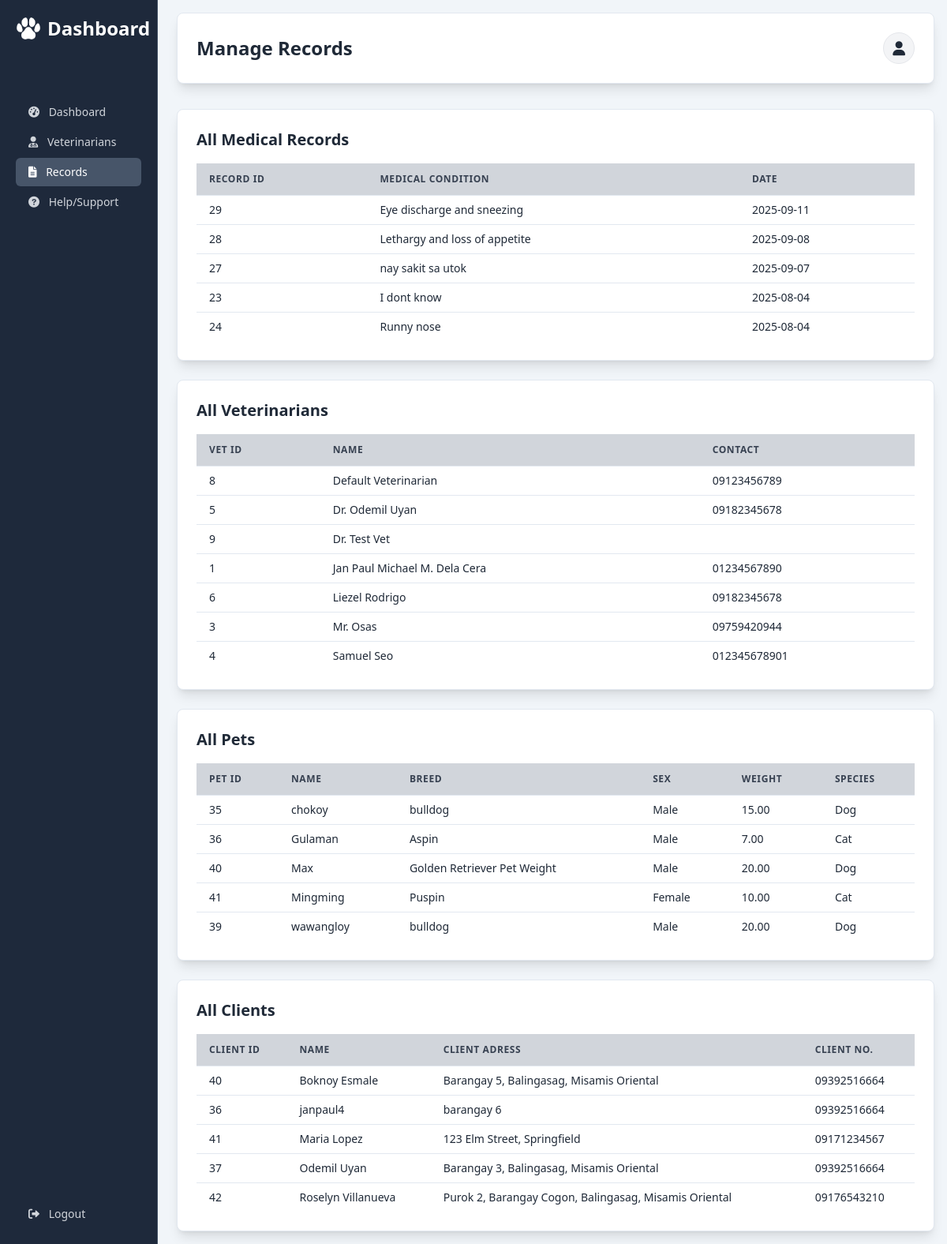
The app's page /admin/records.php with its own data.
### tables this page shows
CREATE TABLE `medical_records` (
  `record_id` int(11) NOT NULL,
  `pet_id` int(11) DEFAULT NULL,
  `date` date DEFAULT NULL,
  `medical_condition` text DEFAULT NULL,
  `medical_diagnosis` text DEFAULT NULL,
  `medical_symptoms` text DEFAULT NULL,
  `medical_treatment` text DEFAULT NULL,
  `updated_at` timestamp NULL DEFAULT NULL,
  `status` tinyint(1) NOT NULL DEFAULT 1,
  `record_date` date NOT NULL DEFAULT curdate()
);

CREATE TABLE `veterinarian` (
  `vet_id` int(11) NOT NULL,
  `vet_name` varchar(100) DEFAULT NULL,
  `vet_contact_number` varchar(15) DEFAULT NULL,
  `vet_username` varchar(50) DEFAULT NULL,
  `vet_password` varchar(100) DEFAULT NULL
);

CREATE TABLE `pet` (
  `pet_id` int(11) NOT NULL,
  `pet_name` varchar(100) DEFAULT NULL,
  `pet_sex` varchar(10) DEFAULT NULL,
  `pet_weight` decimal(5,2) DEFAULT NULL,
  `pet_breed` varchar(50) DEFAULT NULL,
  `pet_birth_date` date DEFAULT NULL,
  `client_id` int(11) DEFAULT NULL,
  `status` tinyint(1) NOT NULL DEFAULT 1,
  `pet_species` enum('Dog','Cat') NOT NULL,
  `updated_at` timestamp NULL DEFAULT NULL
);

CREATE TABLE `client` (
  `client_id` int(11) NOT NULL,
  `client_name` varchar(100) DEFAULT NULL,
  `client_address` text DEFAULT NULL,
  `client_contact_number` varchar(15) DEFAULT NULL,
  `status` tinyint(1) NOT NULL DEFAULT 1,
  `updated_at` timestamp NULL DEFAULT NULL
);

### admin/record-handler.php (called while the page is built, shortened)
<?php
function getMedicalRecords($pdo)
{
    try {
        $stmt = $pdo->prepare("SELECT * FROM medical_records WHERE status = 1 ORDER BY record_date DESC");
        $stmt->execute();
        return $stmt->fetchAll(PDO::FETCH_ASSOC);
    } catch (PDOException $e) {
        global $error;
        $error = "Database error: " . $e->getMessage();
        return [];
    }
}
function getVeterinarians($pdo)
{
    try {
        $stmt = $pdo->prepare("SELECT * FROM Veterinarian ORDER BY vet_name ASC");
        $stmt->execute();
        return $stmt->fetchAll(PDO::FETCH_ASSOC);
    } catch (PDOException $e) {
        global $error;
        $error = "Database error: " . $e->getMessage();
        return [];
    }
}
function getPets($pdo)
{
    try {
        $stmt = $pdo->prepare("SELECT * FROM Pet WHERE status = 1 ORDER BY pet_name ASC");
        $stmt->execute();
        return $stmt->fetchAll(PDO::FETCH_ASSOC);
    } catch (PDOException $e) {
        global $error;
        $error = "Database error: " . $e->getMessage();
        return [];
    }
}
function getClients($pdo)
{
    try {
        $stmt = $pdo->prepare("SELECT * FROM client WHERE status = 1 ORDER BY client_name ASC");
        $stmt->execute();
        return $stmt->fetchAll(PDO::FETCH_ASSOC);
    } catch (PDOException $e) {
        global $error;
        $error = "Database error: " . $e->getMessage();
        return [];
    }
}

### admin/records.php (the view, shortened to what this page needs)
<?php
require_once '../admin/record-handler.php';
?>
<!DOCTYPE html>
<html lang="en">
<head>
    <script src="https://cdn.tailwindcss.com"></script>
    <link rel="stylesheet" href="https://cdnjs.cloudflare.com/ajax/libs/font-awesome/6.0.0/css/all.min.css">
</head>
<body class="bg-slate-100 min-h-screen text-gray-800">
    <aside id="sidebar" class="fixed inset-y-0 left-0 w-[200px] bg-slate-800 text-white p-5 transform -translate-x-full lg:translate-x-0 transition-transform duration-300 ease-in-out z-40 flex flex-col border-r border-slate-600">
        <div class="flex items-center justify-between mb-6">
            <h2 class="text-xl lg:text-2xl font-semibold flex items-center gap-2">
                <img src="../image/MainIconWhite.png" alt="Dashboard" class="w-6 lg:w-8">
                <span class="md:inline">Dashboard</span>
            </h2>
        </div>
        <nav class="flex-grow mt-8 lg:mt-12 space-y-0.5">
            <a href="admin-dashboard.php" class="block text-sm text-gray-300 hover:bg-slate-600 px-4 py-2 rounded-md hover:text-white transition-colors">
                <i class="fas fa-tachometer-alt mr-2"></i> Dashboard
            </a>
            <a href="admin.php" class="block text-sm text-gray-300 hover:bg-slate-600 px-4 py-2 rounded-md hover:text-white transition-colors">
                <i class="fas fa-user-md mr-2"></i> Veterinarians
            </a>
            <a href="records.php" class="block text-sm text-white bg-slate-600 px-4 py-2 rounded-md hover:bg-slate-500 transition-colors">
                <i class="fa-solid fa-file-lines mr-2"></i> Records
            </a>
            <a href="#" class="block text-sm text-gray-300 hover:bg-slate-600 px-4 py-2 rounded-md hover:text-white transition-colors" onclick="toggleModal('adminHelpModal')">
                <i class="fas fa-question-circle mr-2"></i> Help/Support
            </a>
        </nav>
        <div class="pt-4">
            <a href="../index.php" onclick="confirmLogout(event)" class="block text-sm text-gray-300 hover:text-red-400 px-4 py-2 rounded-md transition-colors">
                <i class="fas fa-sign-out-alt mr-2"></i> Logout
            </a>
        </div>
    </aside>
    <div class="ml-0 lg:ml-52 p-4 pt-16 lg:pt-4">
        <header class="bg-white shadow-lg rounded-lg text-gray-800 py-4 mb-6 lg:mb-8 p-4 lg:p-6 border border-slate-200">
            <div class="flex justify-between items-center">
                <h1 class="text-xl lg:text-2xl font-bold">Manage Records</h1>
                <div class="relative inline-block text-left">
                    <button id="profileButton" class="flex items-center justify-center w-10 h-10 bg-gray-100 border border-gray-200 rounded-full hover:bg-gray-200 text-gray-800 text-lg transition-colors">
                        <i class="fas fa-user"></i>
                    </button>
                </div>
            </div>
        </header>
        <div class="grid grid-cols-1 gap-6">
            <div class="bg-white p-4 lg:p-6 rounded-lg shadow-lg border border-slate-200 hover:border-indigo-400 transition-colors">
                <h3 class="text-lg lg:text-xl font-semibold text-gray-800 mb-4">All Medical Records</h3>
                <?php
                $medicalRecords = getMedicalRecords($pdo);
                if (isset($error) && !empty($error)) {
                    echo "<p class='text-red-500 text-sm'>Error: $error</p>";
                } elseif (!empty($medicalRecords) && is_array($medicalRecords)) {
                ?>
                    <div class="table-container overflow-x-auto">
                        <table class="min-w-full divide-y divide-slate-200">
                            <thead class="bg-gray-300">
                                <tr>
                                    <th class="px-4 py-3 text-left text-xs text-gray-700 uppercase tracking-wider">Record ID</th>
                                    <th class="px-4 py-3 text-left text-xs text-gray-700 uppercase tracking-wider">Medical Condition</th>
                                    <th class="px-4 py-3 text-left text-xs text-gray-700 uppercase tracking-wider">Date</th>
                                </tr>
                            </thead>
                            <tbody class="bg-white divide-y divide-slate-200">
                                <?php foreach ($medicalRecords as $record): ?>
                                    <tr class="hover:bg-gray-50">
                                        <td class="px-4 py-2 text-sm text-gray-800"><?= htmlspecialchars($record['record_id'] ?? '') ?></td>
                                        <td class="px-4 py-2 text-sm text-gray-800"><?= htmlspecialchars($record['medical_condition'] ?? '') ?></td>
                                        <td class="px-4 py-2 text-sm text-gray-800"><?= htmlspecialchars($record['record_date'] ?? '') ?></td>
                                    </tr>
                                <?php endforeach; ?>
                            </tbody>
                        </table>
                    </div>
                <?php } else { ?>
                    <p class="text-gray-500 text-sm">No medical records found.</p>
                <?php } ?>
            </div>
            <div class="bg-white p-4 lg:p-6 rounded-lg shadow-lg border border-slate-200 hover:border-indigo-400 transition-colors">
                <h3 class="text-lg lg:text-xl font-semibold text-gray-800 mb-4">All Veterinarians</h3>
                <?php
                $veterinarians = getVeterinarians($pdo);
                if (isset($error) && !empty($error)) {
                    echo "<p class='text-red-500 text-sm'>Error: $error</p>";
                } elseif (!empty($veterinarians) && is_array($veterinarians)) {
                ?>
                    <div class="table-container overflow-x-auto">
                        <table class="min-w-full divide-y divide-slate-200">
                            <thead class="bg-gray-300">
                                <tr>
                                    <th class="px-4 py-3 text-left text-xs text-gray-700 uppercase tracking-wider">Vet ID</th>
                                    <th class="px-4 py-3 text-left text-xs text-gray-700 uppercase tracking-wider">Name</th>
                                    <th class="px-4 py-3 text-left text-xs text-gray-700 uppercase tracking-wider">Contact</th>
                                </tr>
                            </thead>
                            <tbody class="bg-white divide-y divide-slate-200">
                                <?php foreach ($veterinarians as $vet): ?>
                                    <tr class="hover:bg-gray-50">
                                        <td class="px-4 py-2 text-sm text-gray-800"><?= htmlspecialchars($vet['vet_id'] ?? '') ?></td>
                                        <td class="px-4 py-2 text-sm text-gray-800"><?= htmlspecialchars($vet['vet_name'] ?? '') ?></td>
                                        <td class="px-4 py-2 text-sm text-gray-800"><?= htmlspecialchars($vet['vet_contact_number'] ?? '') ?></td>
                                    </tr>
                                <?php endforeach; ?>
                            </tbody>
                        </table>
                    </div>
                <?php } else { ?>
                    <p class="text-gray-500 text-sm">No veterinarians found.</p>
                <?php } ?>
            </div>
            <div class="bg-white p-4 lg:p-6 rounded-lg shadow-lg border border-slate-200 hover:border-indigo-400 transition-colors mb-6">
                <h3 class="text-lg lg:text-xl font-semibold text-gray-800 mb-4">All Pets</h3>
                <?php
                $pets = getPets($pdo);
                if (isset($error) && !empty($error)) {
                    echo "<p class='text-red-500 text-sm'>Error: $error</p>";
                } elseif (!empty($pets) && is_array($pets)) {
                ?>
                    <div class="table-container overflow-x-auto">
                        <table class="min-w-full divide-y divide-slate-200">
                            <thead class="bg-gray-300">
                                <tr>
                                    <th class="px-4 py-3 text-left text-xs text-gray-700 uppercase tracking-wider">Pet ID</th>
                                    <th class="px-4 py-3 text-left text-xs text-gray-700 uppercase tracking-wider">Name</th>
                                    <th class="px-4 py-3 text-left text-xs text-gray-700 uppercase tracking-wider">Breed</th>
                                    <th class="px-4 py-3 text-left text-xs text-gray-700 uppercase tracking-wider">Sex</th>
                                    <th class="px-4 py-3 text-left text-xs text-gray-700 uppercase tracking-wider">Weight</th>
                                    <th class="px-4 py-3 text-left text-xs text-gray-700 uppercase tracking-wider">Species</th>
                                </tr>
                            </thead>
                            <tbody class="bg-white divide-y divide-slate-200">
                                <?php foreach ($pets as $pet): ?>
                                    <tr class="hover:bg-gray-50">
                                        <td class="px-4 py-2 text-sm text-gray-800"><?= htmlspecialchars($pet['pet_id'] ?? '') ?></td>
                                        <td class="px-4 py-2 text-sm text-gray-800"><?= htmlspecialchars($pet['pet_name'] ?? '') ?></td>
                                        <td class="px-4 py-2 text-sm text-gray-800"><?= htmlspecialchars($pet['pet_breed'] ?? '') ?></td>
                                        <td class="px-4 py-2 text-sm text-gray-800"><?= htmlspecialchars($pet['pet_sex'] ?? '') ?></td>
                                        <td class="px-4 py-2 text-sm text-gray-800"><?= htmlspecialchars($pet['pet_weight'] ?? '') ?></td>
                                        <td class="px-4 py-2 text-sm text-gray-800"><?= htmlspecialchars($pet['pet_species'] ?? '') ?></td>
                                    </tr>
                                <?php endforeach; ?>
                            </tbody>
                        </table>
                    </div>
                <?php } else { ?>
                    <p class="text-gray-500 text-sm">No pets found.</p>
                <?php } ?>
            </div>
        </div>
        <div class="bg-white p-4 lg:p-6 rounded-lg shadow-lg border border-slate-200 hover:border-indigo-400 transition-colors">
            <h3 class="text-lg lg:text-xl font-semibold text-gray-800 mb-4">All Clients</h3>
            <?php
            $clients = getClients($pdo);
            if (isset($error) && !empty($error)) {
                echo "<p class='text-red-500 text-sm'>Error: $error</p>";
            } elseif (!empty($clients) && is_array($clients)) {
            ?>
                <div class="table-container overflow-x-auto">
                    <table class="min-w-full divide-y divide-slate-200">
                        <thead class="bg-gray-300">
                            <tr>
                                <th class="px-4 py-3 text-left text-xs text-gray-700 uppercase tracking-wider">Client ID</th>
                                <th class="px-4 py-3 text-left text-xs text-gray-700 uppercase tracking-wider">Name</th>
                                <th class="px-4 py-3 text-left text-xs text-gray-700 uppercase tracking-wider">Client Adress</th>
                                <th class="px-4 py-3 text-left text-xs text-gray-700 uppercase tracking-wider">Client No.</th>
                            </tr>
                        </thead>
                        <tbody class="bg-white divide-y divide-slate-200">
                            <?php foreach ($clients as $client): ?>
                                <tr class="hover:bg-gray-50">
                                    <td class="px-4 py-2 text-sm text-gray-800"><?= htmlspecialchars($client['client_id'] ?? '') ?></td>
                                    <td class="px-4 py-2 text-sm text-gray-800"><?= htmlspecialchars($client['client_name'] ?? '') ?></td>
                                    <td class="px-4 py-2 text-sm text-gray-800"><?= htmlspecialchars($client['client_address'] ?? '') ?></td>
                                    <td class="px-4 py-2 text-sm text-gray-800"><?= htmlspecialchars($client['client_contact_number'] ?? '') ?></td>
                                </tr>
                            <?php endforeach; ?>
                        </tbody>
                    </table>
                </div>
            <?php } else { ?>
                <p class="text-gray-500 text-sm">No clients found.</p>
            <?php } ?>
        </div>
    </div>
</body>
</html>

### admin/records.php (style rules this page uses)
.table-container { overflow-x: auto; }
table { width: 100%; min-width: 400px; }

### records on screen
medical_records: record_id "29", medical_condition "Eye discharge and sneezing", record_date "2025-09-11"
medical_records: record_id "28", medical_condition "Lethargy and loss of appetite", record_date "2025-09-08"
medical_records: record_id "27", medical_condition "nay sakit sa utok", record_date "2025-09-07"
medical_records: record_id "23", medical_condition "I dont know", record_date "2025-08-04"
medical_records: record_id "24", medical_condition "Runny nose", record_date "2025-08-04"
veterinarian: vet_id "8", vet_name "Default Veterinarian", vet_contact_number "09123456789"
veterinarian: vet_id "5", vet_name "Dr. Odemil Uyan", vet_contact_number "09182345678"
veterinarian: vet_id "9", vet_name "Dr. Test Vet"
veterinarian: vet_id "1", vet_name "Jan Paul Michael M. Dela Cera", vet_contact_number "01234567890"
veterinarian: vet_id "6", vet_name "Liezel Rodrigo", vet_contact_number "09182345678"
veterinarian: vet_id "3", vet_name "Mr. Osas", vet_contact_number "09759420944"
veterinarian: vet_id "4", vet_name "Samuel Seo", vet_contact_number "012345678901"
pet: pet_id "35", pet_name "chokoy", pet_breed "bulldog", pet_sex "Male", pet_weight "15.00", pet_species "Dog"
pet: pet_id "36", pet_name "Gulaman", pet_breed "Aspin", pet_sex "Male", pet_weight "7.00", pet_species "Cat"
pet: pet_id "40", pet_name "Max", pet_breed "Golden Retriever Pet Weight", pet_sex "Male", pet_weight "20.00", pet_species "Dog"
pet: pet_id "41", pet_name "Mingming", pet_breed "Puspin", pet_sex "Female", pet_weight "10.00", pet_species "Cat"
pet: pet_id "39", pet_name "wawangloy", pet_breed "bulldog", pet_sex "Male", pet_weight "20.00", pet_species "Dog"
client: client_id "40", client_name "Boknoy Esmale", client_address "Barangay 5, Balingasag, Misamis Oriental", client_contact_number "09392516664"
client: client_id "36", client_name "janpaul4", client_address "barangay 6", client_contact_number "09392516664"
client: client_id "41", client_name "Maria Lopez", client_address "123 Elm Street, Springfield", client_contact_number "09171234567"
client: client_id "37", client_name "Odemil Uyan", client_address "Barangay 3, Balingasag, Misamis Oriental", client_contact_number "09392516664"
client: client_id "42", client_name "Roselyn Villanueva", client_address "Purok 2, Barangay Cogon, Balingasag, Misamis Oriental", client_contact_number "09176543210"
